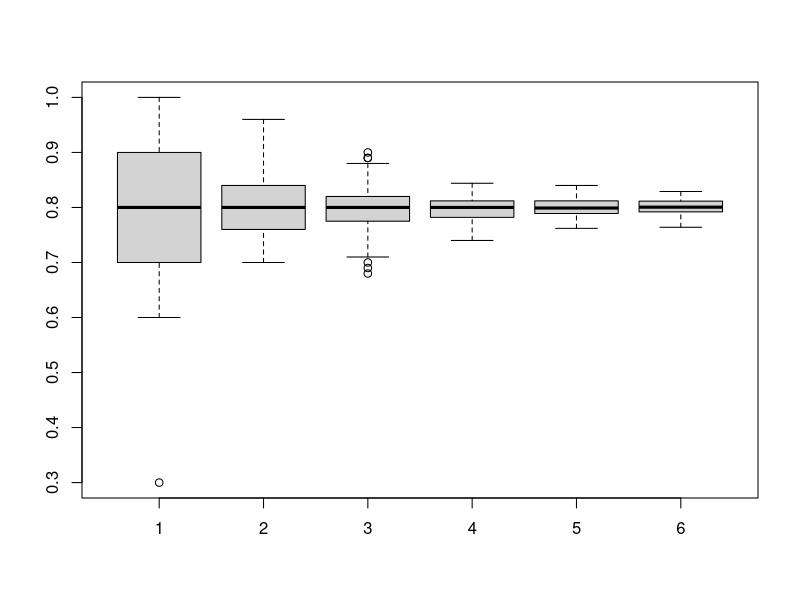
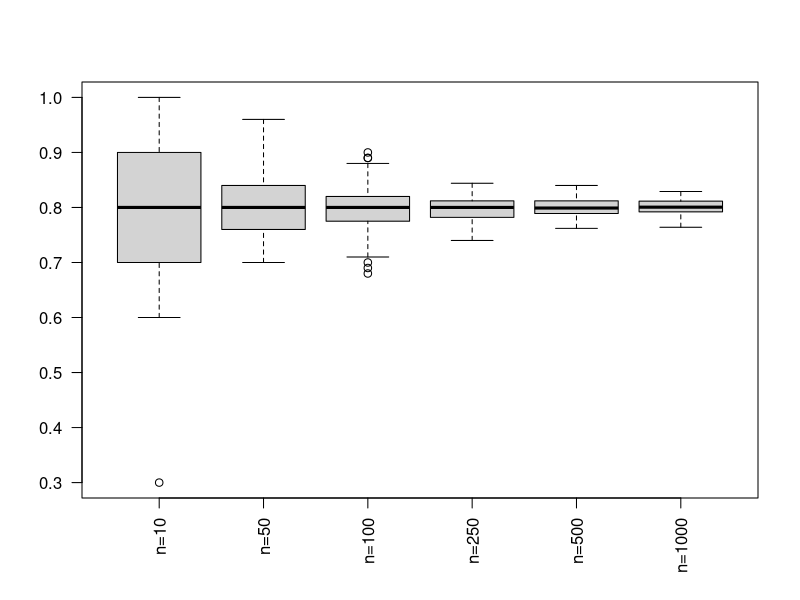
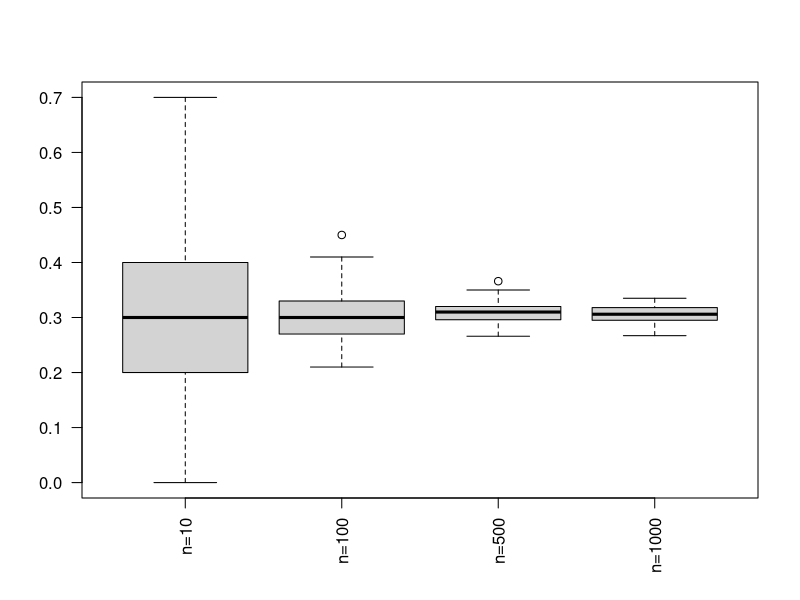

Generate these figures, in order, with R: (Note: this script raises an error after producing the figures.)
#https://rpubs.com/matabuelas/monty_hall
#p1
n1 <- 10
n2 <- 50
n3 <- 100
n4 <- 250
n5 <- 500
n6 <- 1000

R1 = c()
R2 = c()
R3 = c()
R4 = c()
R5 = c()
R6 = c()

f <- function(n){
  vector <- c()
  for(i in 1:100) {
    puertas=replicate(n,sample(c(1,1,1,1,0),replace=F))
    experimento= t(puertas)
    
    jugador= replicate(n,sample(c(1,2,3),size=1))
    idpos= 5*(0:(n-1))
    poselm= which(t(experimento==0))-idpos
    cuantos=sum(jugador==poselm)
    probnc= cuantos/n
    # Probabilidad de acertar si cambiamos de puerta
    probc= 1-probnc
    
    vector <- c(vector, probc)
  }
  
  return(vector)
}



R1 <- f(n1)
R2 <- f(n2)
R3 <- f(n3)
R4 <- f(n4)
R5 <- f(n5)
R6 <- f(n6)


data <- data.frame(R1,R2,R3,R4,R5,R6)

boxplot(R1,R2,R3,R4,R5,R6)

boxplot(data, las = 2, names = c("n=10","n=50","n=100","n=250","n=500","n=1000"), horizontal = FALSE)


#p2

n10    = 10
n50    = 50
n100   = 100
n250   = 250
n500   = 500
n1000  = 1000


f <- function(n){
  prob <- c()
  for(j in 1:100){
    e1 <- runif(n, 0, 60)
    e2 <- runif(n, 0, 60)
    dif <- abs(e1-e2)
    R=c()
    for(i in dif){
      if(i<10)
        R<- c(R,1)
      else
        R<- c(R,0)
    }
    prob <- c(prob,mean(R))
  }
  return(prob)
}


R10  <- f(n10)
R50  <- f(n50)
R100 <- f(n100)
R250 <- f(n250)
R500 <- f(n500)
R1000 <- f(n1000)



data <- data.frame(R10,R100,R500,R1000)
boxplot(data, las = 2, names = c("n=10","n=100","n=500","n=1000"), horizontal = FALSE)






#p4

totalp4_100 <- 100
muestra <- rbinom(totalp3_100,10,0.33)
frec <- sapply(split(muestra,muestra),length)
frec_relat  <- frec/totalp4_100
frec_acum <- cumsum(frec_relat)
p_real <- pbinom(0:as.integer(max(names(frec_acum))), 10, 0.33)
resta <- abs(frec_acum - p_real)
suma <- sum(resta)
suma
jpeg("p4_teo_100.jpg")
plot(p_real,type="b",col="blue",xlab="n°",ylab="Probabilidad teórica", main="Con n = 100")
dev.off()
jpeg("p4_emp_100.jpg")
plot(frec_acum,type="b",col="red",xlab="n°",ylab="Probabilidad empírica", main="Con n = 100")
dev.off()

totalp3_500 <- 500
muestra <- rbinom(totalp3_500,10,0.33)
frec <- sapply(split(muestra,muestra),length)
frec_relat  <- frec/totalp3_500
frec_acum <- cumsum(frec_relat)
p_real <- pbinom(0:as.integer(max(names(frec_acum))), 10, 0.33)
resta <- abs(frec_acum - p_real)
suma <- sum(resta)
jpeg("p4_teo_500.jpg")
plot(p_real,type="b",col="blue",xlab="n°",ylab="Probabilidad teórica",main="Con n = 500")
dev.off()
jpeg("p4_emp_500.jpg")
plot(frec_acum,type="b",col="red",xlab="n°",ylab="Probabilidad empírica", main="Con n = 500")
dev.off()

totalp4_1000 <- 1000
muestra <- rbinom(totalp4_1000,10,0.33)
frec <- sapply(split(muestra,muestra),length)
frec_relat  <- frec/totalp4_1000
frec_acum <- cumsum(frec_relat)
p_real <- pbinom(0:as.integer(max(names(frec_acum))), 10, 0.33)
resta <- abs(frec_acum - p_real)
suma <- sum(resta)
jpeg("p4_teo_1000.jpg")
plot(p_real,type="b",col="blue",xlab="n°",ylab="Probabilidad teórica", main="Con n = 1000")
dev.off()
jpeg("p4_emp_1000.jpg")
plot(frec_acum,type="b",col="red",xlab="n°",ylab="Probabilidad empírica", main="Con n = 1000")
dev.off()


totalp4_1500 <- 1500
muestra <- rbinom(totalp4_1500,10,0.33)
frec <- sapply(split(muestra,muestra),length)
frec_relat  <- frec/totalp4_1500
frec_acum <- cumsum(frec_relat)
p_real <- pbinom(0:as.integer(max(names(frec_acum))), 10, 0.33)
resta <- abs(frec_acum - p_real)
suma <- sum(resta)
frec_acum
p_real
suma
jpeg("p4_teo_1500.jpg")
plot(p_real,type="b",col="blue",xlab="n°",ylab="Probabilidad teórica", main="Con n = 1500")
dev.off()
jpeg("p4_emp_1500.jpg")
plot(frec_acum,type="b",col="red",xlab="n°",ylab="Probabilidad empírica", main="Con n = 1500")
dev.off()

totalp4_1800 <- 100000
muestra <- rbinom(totalp4_1800,10,0.33)
frec <- sapply(split(muestra,muestra),length)
frec_relat  <- frec/totalp4_1800
frec_acum <- cumsum(frec_relat)
p_real <- pbinom(0:as.integer(max(names(frec_acum))), 10, 0.33)
resta <- abs(frec_acum - p_real)
suma <- sum(resta)
frec_acum
p_real
suma
jpeg("p4_teo_100000.jpg")
plot(p_real,type="b",col="blue",xlab="n°",ylab="Probabilidad teórica", main="Con n = 100000")
dev.off()
jpeg("p4_emp_100000.jpg")
plot(frec_acum,type="b",col="red",xlab="n°",ylab="Probabilidad empírica", main="Con n = 100000")
dev.off()

# pregunta 5
totalp5_100 <- 1500
muestra <- rcauchy(totalp5_100, location = 0, scale = 2.5)
frec <- sapply(split(muestra,muestra),length)
frec_relat  <- frec/totalp5_100
frec_acum <- cumsum(frec_relat)
p_real <- pcauchy(0:as.integer(max(names(frec_acum))), location = 0, scale = 2.5)
resta <- abs(frec_acum - p_real)
suma <- sum(resta)
frec_acum
p_real
suma


muestra_p5 <- rcauchy(100, location = 0, scale = 2.5 )
c1 <- cut(muestra_p5, breaks = seq(min(muestra_p5), max(muestra_p5), length.out = 15), include.lowest = FALSE)
frec <- sapply(split(c1,c1),length)
frec_relat <- frec/100
frec_acum <- cumsum(frec_relat)
p_real <- pcauchy(seq(min(muestra_p5),max(muestra_p5),length.out = 15)[-1], location = 0, scale = 2.5 )
resta<- abs(frec_acum - p_real)
suma <- sum(resta)
resta
suma

errores <- c()
for(i in c(10,20,30,40,50,100,200,300,400,500,1000)){
  muestra_p5 <- rcauchy(i, location = 0, scale = 2.5 )
  c1 <- cut(muestra_p5, breaks = seq(min(muestra_p5), max(muestra_p5), length.out = 15), include.lowest = FALSE)
  frec <- sapply(split(c1,c1),length)
  frec_relat <- frec/i
  frec_acum <- cumsum(frec_relat)
  p_real <- pcauchy(seq(min(muestra_p5),max(muestra_p5),length.out = 15)[-1], location = 0, scale = 2.5 )
  resta<- abs(frec_acum - p_real)
  suma <- sum(resta)
  
  errores<-cbind(errores,resta)
  
}

jpeg("p5_boxplot.jpg")
boxplot(errores)
dev.off()

errores_5a <- c()
c1 <- c()
dif_5a <- c()
for(i in c(10,20,30,40,50,100,200,300,400,500,1000,1500,2000,5000,10000,100000)){
  muestra_p5 <- rcauchy(i, location = 0, scale = 2.5)
  c1 <- cut(muestra_p5, breaks = seq(min(muestra_p5), max(muestra_p5), length.out = 15), include.lowest = FALSE)
  frec <- sapply(split(c1,c1),length)
  frec_relat <- frec/i
  frec_acum <- cumsum(frec_relat)
  p_real <- pcauchy(seq(min(muestra_p5),max(muestra_p5),length.out = 15)[-1], location = 0, scale = 2.5 )

  dif<- abs(frec_acum - p_real)
  precision <- sum(dif)
  
  dif_5a<- cbind(dif_5a,dif)
  errores_5a<-cbind(errores_5a,precision)
  
}

jpeg("p5a_boxplot_dif.jpg")
boxplot(dif_5a)
dev.off()
jpeg("p5a_boxplot_conv.jpg")
boxplot(errores_5a)
dev.off()




errores_5b <- c()
c1 <- c()
dif_5b <- c()
for(i in c(10,20,30,40,50,100,200,300,400,500,1000,1500,2000,5000,10000,100000)){
  muestra_p5 <- rcauchy(i, location = 25, scale = 30)
  c1 <- cut(muestra_p5, breaks = seq(min(muestra_p5), max(muestra_p5), length.out = 15), include.lowest = FALSE)
  frec <- sapply(split(c1,c1),length)
  frec_relat <- frec/i
  frec_acum <- cumsum(frec_relat)
  p_real <- pcauchy(seq(min(muestra_p5),max(muestra_p5),length.out = 15)[-1], location = 25, scale = 30 )

  dif<- abs(frec_acum - p_real)
  precision <- sum(dif)
  
  dif_5b<- cbind(dif_5b,dif)
  errores_5b<-cbind(errores_5b,precision)
  
}

jpeg("p5b_boxplot_dif.jpg")
boxplot(dif_5b)
dev.off()

jpeg("p5b_boxplot_conv.jpg")
boxplot(errores_5b)
dev.off()

#p6
errores_6<-c()
c1 <- c()
dif_6 <- c()
for(i in c(10,20,30,40,50,100,200,300,400,500,1000,1500,2000,5000,10000,100000)){
  muestra_p6 <- rweibull(i, 10, 40)
  c1 <- cut(muestra_p6, breaks = seq(min(muestra_p6), max(muestra_p6), length.out = 15), include.lowest = FALSE)
  frec <- sapply(split(c1,c1),length)
  frec_relat <- frec/i
  frec_acum <- cumsum(frec_relat)
  p_real <- pweibull(seq(min(muestra_p6),max(muestra_p6),length.out = 15)[-1], 10, 40 )
  dif<- abs(frec_acum - p_real)
  precision <- sum(dif)
  
  dif_6<- cbind(dif_6,dif)
  errores_6<-cbind(errores_6,precision)
  
}
#boxplots
jpeg("p6_boxplot_dif.jpg")
boxplot(dif_6)
dev.off()

jpeg("p6_boxplot_conv.jpg")
boxplot(errores_6)
dev.off()
